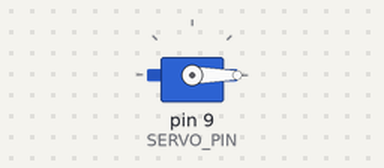
A sketch run on a simulated Arduino Uno, built with avr-gcc and run on an emulated ATmega328P. Parts: servo.

Above: at 0.05 s.
Timing chart, 0 to 3.0 s (numbered marks = the images above):
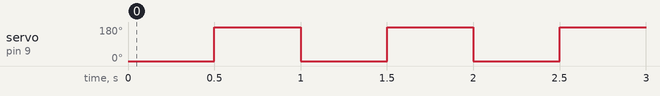

Measured:
- by itself, servo on pin 9 (SERVO_PIN): alternates 180° for 0.50 s and 0° for 0.50 s

The sketch:

lesson09_servo.ino
```cpp
#include "Servo.h"

#define SERVO_PIN 9
#define SERVO_DELAY 500

Servo servo;

void setup() {
    servo.attach(SERVO_PIN);
    servo.write(0);
}

void loop() {
    servo.write(0);
    delay(SERVO_DELAY);
    servo.write(180);
    delay(SERVO_DELAY);
}
```
